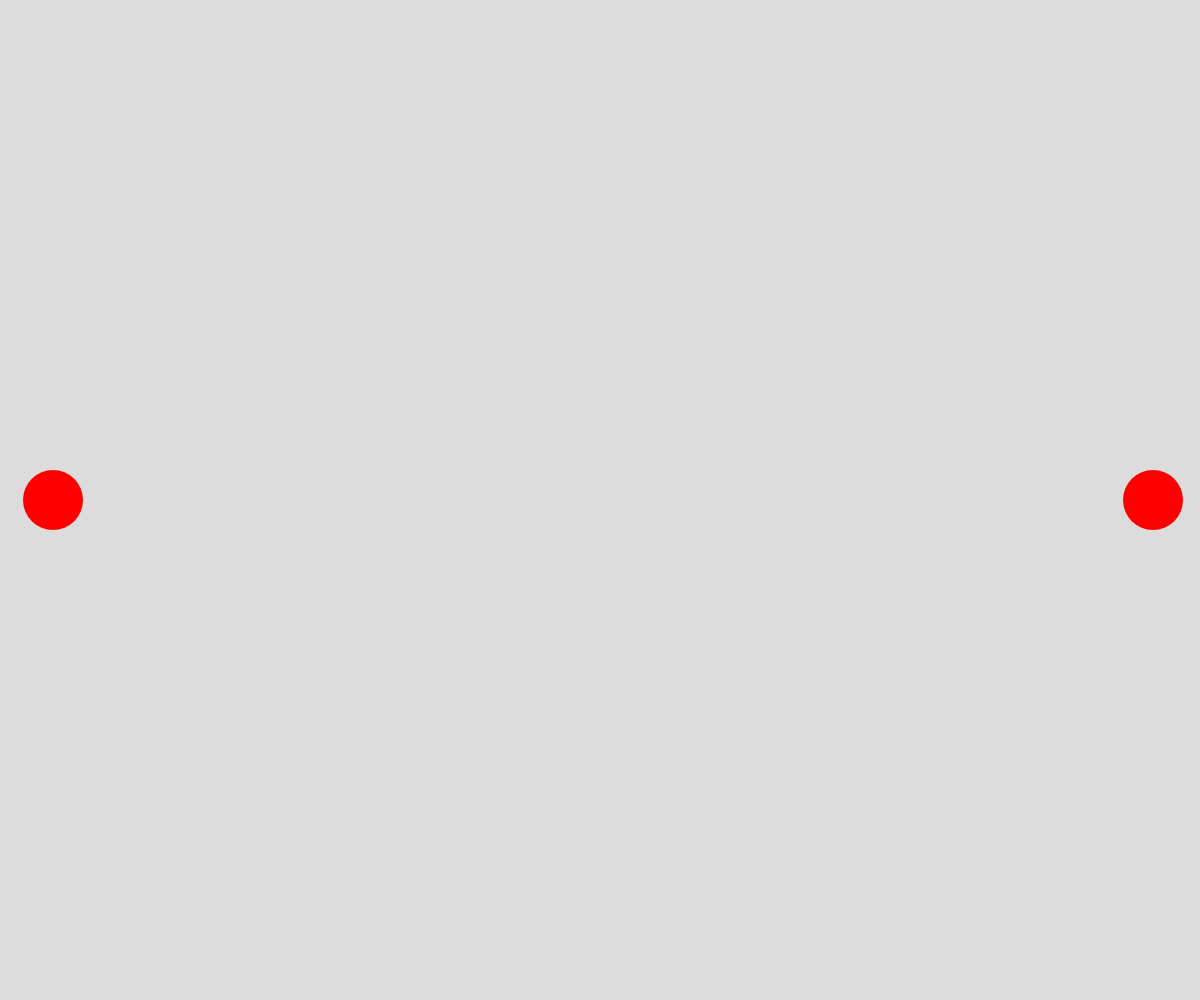
Frame 1 (no input)
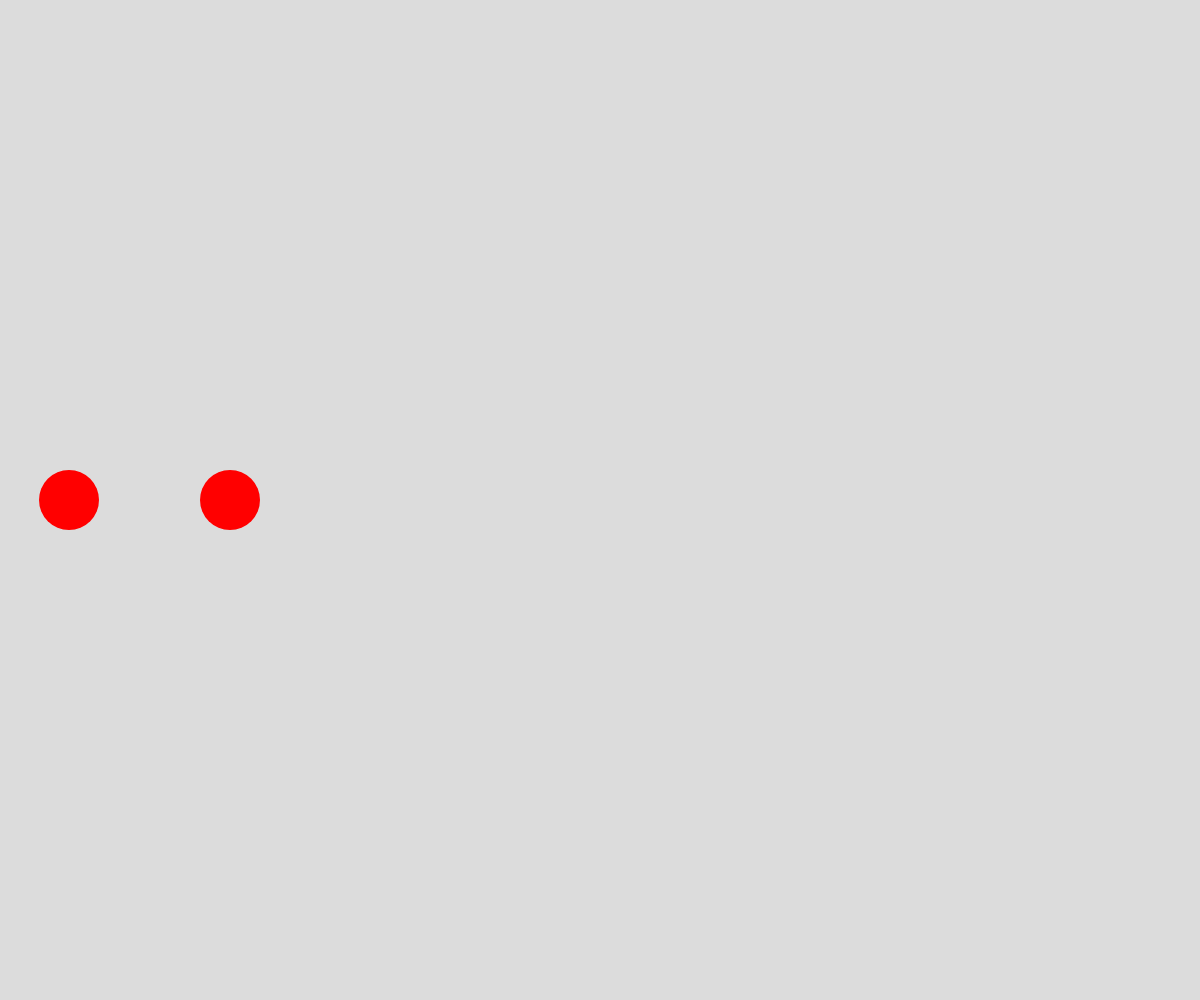
Frame 60 (no input)
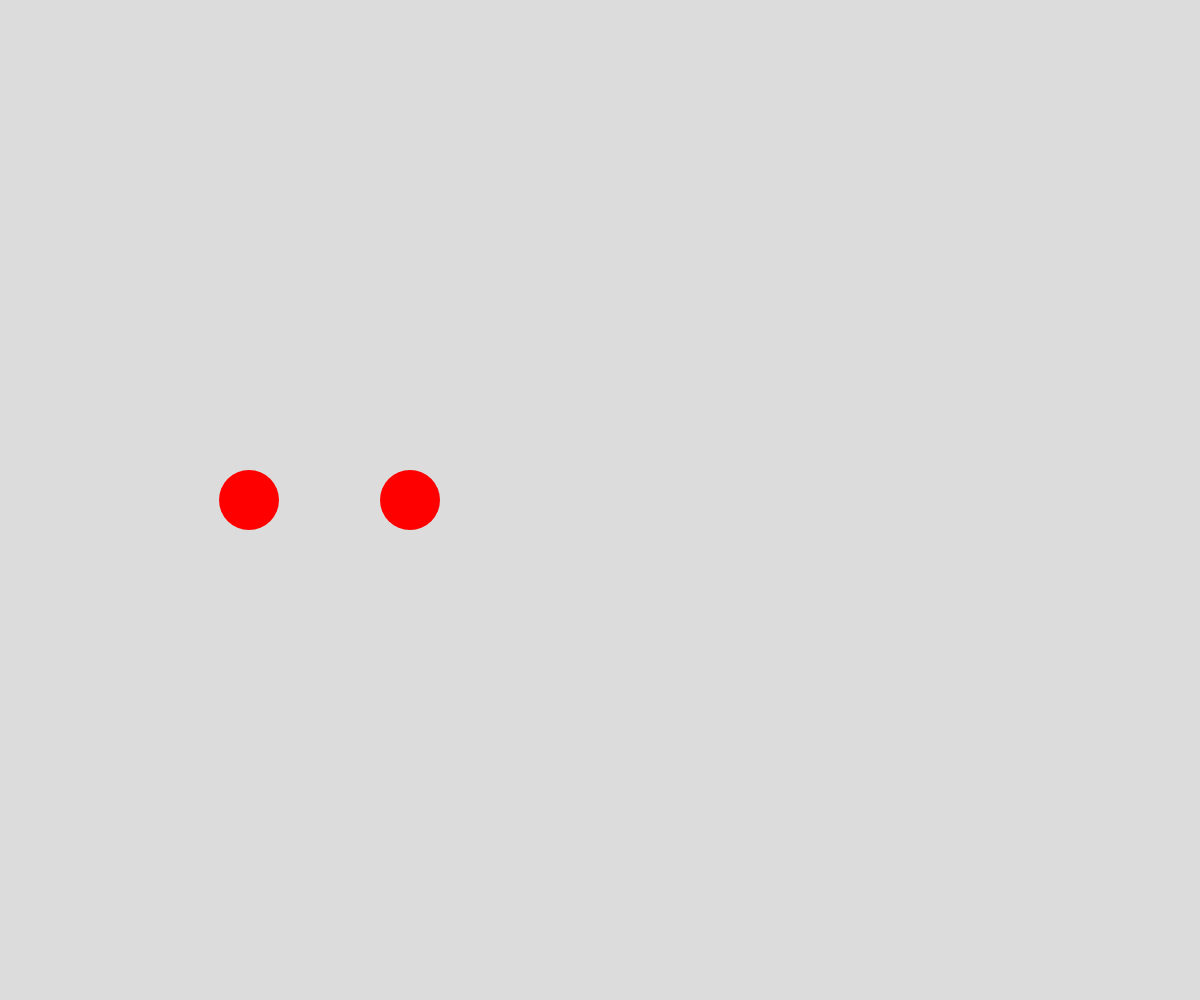
Frame 120 (the mouse pressed at the canvas centre since frame 60)

The p5.js sketch that drew these frames (run headless with seeded random() and noise() and a simulated clock; from frame 60 on, the mouse is pressed at the canvas centre):

// p5.js sketch
// ── sketch.js
let circle1;
let circle2;

function setup() {
  createCanvas(windowWidth, windowHeight);
  circle1 = new Circle(50, height / 2);
  circle2 = new Circle(width - 50, height / 2);
}

function draw() {
  background(220);

  circle1.update();
  circle2.update();

  circle1.checkCollision(circle2);
  circle2.checkCollision(circle1);

  circle1.display();
  circle2.display();
}

function mouseClicked() {
  circle1.changeColor();
  circle2.changeColor();
  circle1.changeDirection();
  circle2.changeDirection();
}

class Circle {
  constructor(x, y) {
    this.position = createVector(x, y);
    this.velocity = createVector(3, 0);
    this.radius = 30;
    this.color = color(255, 0, 0);
  }

  update() {
    this.position.add(this.velocity);

    if (this.position.x > width + this.radius) {
      this.position.x = -this.radius;
    } else if (this.position.x < -this.radius) {
      this.position.x = width + this.radius;
    }
  }

  checkCollision(other) {
    const d = dist(this.position.x, this.position.y, other.position.x, other.position.y);
    if (d < this.radius + other.radius) {
      this.changeColor();
      other.changeColor();
    }
  }

  display() {
    fill(this.color);
    noStroke();
    ellipse(this.position.x, this.position.y, this.radius * 2);
  }

  changeColor() {
    const colors = [color(255, 0, 0), color(0, 255, 0), color(0, 0, 255)];
    const currentColor = this.color.toString();
    const index = colors.findIndex(c => c.toString() === currentColor);
    const nextIndex = (index + 1) % colors.length;
    this.color = colors[nextIndex];
  }

  changeDirection() {
    this.velocity.x *= -1;
  }
}
